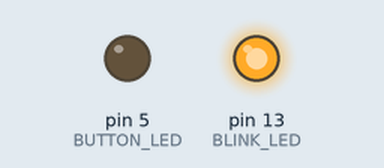
This sketch was run on a simulated Arduino Uno, built with avr-gcc and run on an emulated ATmega328P. On the bench: output pins drawn as LEDs (lit = HIGH). Pins used as bus, display or sensor lines are not drawn.

Above: at 0.2 s.
At 9.7 s:
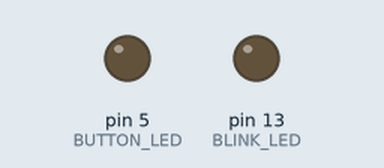
Timing chart, 0 to 10.4 s (numbered marks = the images above):
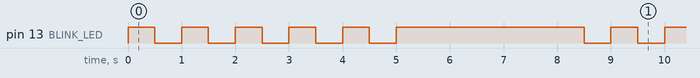

Measured:
- by itself, pin 13 (BLINK_LED): repeats every 8.0 s: 4 × (LOW 0.50 s, HIGH 0.50 s), LOW 0.50 s, HIGH 3.5 s
- by itself, everything shown: repeats every 8.0 s, in 10 steps

The sketch:

power.ino
```cpp
#include <Arduino.h>

/* digit selection pins (+) */
#define POWER_TRIGGER 4
#define BLINK_LED 13
#define BUTTON_LED 5
#define BUTTON 6


void setup() {
	pinMode(POWER_TRIGGER, OUTPUT);
	pinMode(BLINK_LED, OUTPUT);
	pinMode(BUTTON_LED, OUTPUT);
	pinMode(BUTTON, INPUT);
}

void loop() {
    digitalWrite(POWER_TRIGGER, HIGH);
    for(byte i=0; i<5; i++) {
        digitalWrite(BLINK_LED, HIGH);
        delay(500);
        digitalWrite(BLINK_LED, LOW);
        delay(500);
    }
    digitalWrite(BLINK_LED, HIGH);
	// pinMode(POWER_TRIGGER, INPUT);
    digitalWrite(POWER_TRIGGER, LOW);
    delay(3000);
}
```
